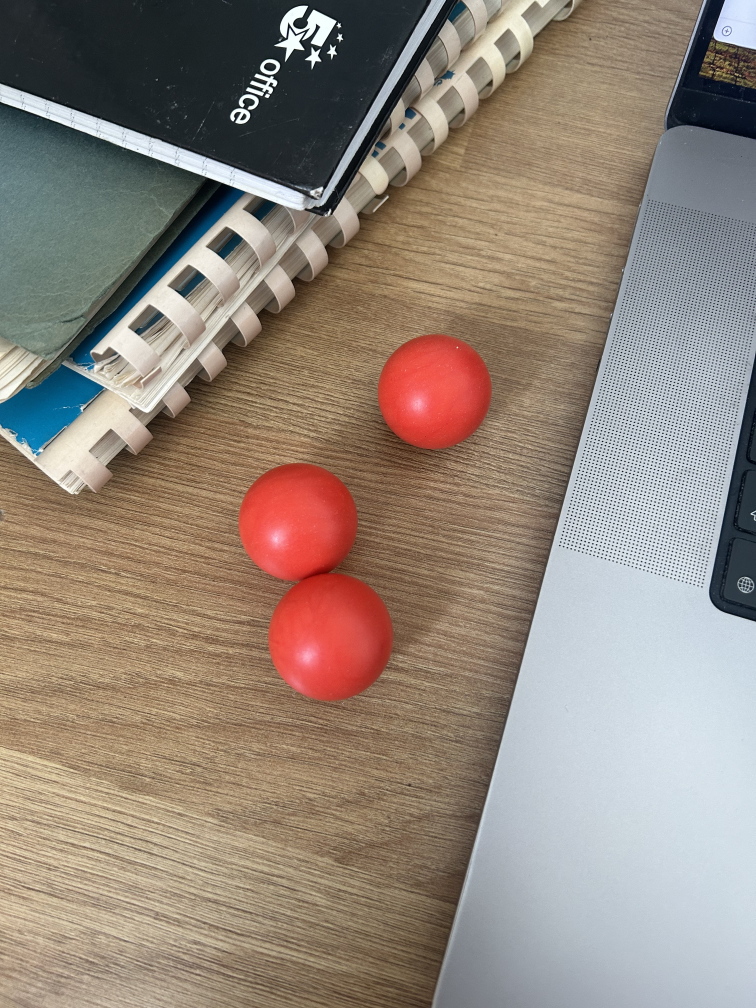
#> input picture Lecture2/IMG_2710.jpeg, 3024 x 4032 px (shown at 1/4 size)
$ jupyter execute find_red_ball_centres.ipynb
#> lines starting #> are read from the running program, lines starting #| are printed output that depends on the picture; after the words box and inside, x2 and y2 are one past the last pixel; in counts of white or black regions, pixels touching at a corner belong together
# Finding the centres of three red spherical balls

This notebook loads `IMG_2710.jpeg`, identifies the red balls and calculates their centre coordinates in pixels.

The workflow is:

1. load the image;
2. convert it from RGB to HSV colour space;
3. threshold the red hue ranges;
4. clean the binary mask;
5. use a distance transform to find one seed inside each ball;
6. separate the touching balls and calculate their centres;
7. plot and save the result.

Image coordinates use the usual convention: the origin $(0,0)$ is at the **top-left**, $x$ increases to the right and $y$ increases downwards.

## 1. Import the libraries

[cell 1]
from pathlib import Path

import cv2
import numpy as np
import matplotlib.pyplot as plt
from scipy import ndimage as ndi

## 2. Load and display the image

[cell 2]
image_path = Path("IMG_2710.jpeg")

if not image_path.exists():
    raise FileNotFoundError(
        f"Could not find {image_path.resolve()}. "
        "Place IMG_2710.jpeg in the same folder as this notebook."
    )

# OpenCV loads colour images in BGR order. Convert to RGB for plotting.
image_bgr = cv2.imread(str(image_path))
#> image_bgr is the input picture: shape (4032, 3024, 3); mean B, G, R 122.9, 134.1, 147.3
if image_bgr is None:
    raise ValueError(f"OpenCV could not read {image_path}")

image_rgb = cv2.cvtColor(image_bgr, cv2.COLOR_BGR2RGB)
height, width = image_rgb.shape[:2]
#> height = 4032; width = 3024

print(f"Image size: {width} × {height} pixels")
#| Image size: 3024 × 4032 pixels

plt.figure(figsize=(8, 10))
plt.imshow(image_rgb)
plt.title("Original image")
plt.axis("off")
plt.show()

## 3. Select the red pixels

HSV separates colour (**hue**) from saturation and brightness. Red wraps around the ends of OpenCV's hue scale, so two hue intervals are combined.

The saturation and value limits reject grey, white and very dark objects. If a different photograph has unusual lighting, these thresholds may need adjustment.

[cell 3]
hsv = cv2.cvtColor(image_bgr, cv2.COLOR_BGR2HSV)
#> hsv: shape (4032, 3024, 3); mean H, S, V 49.6, 71.1, 155

# Red occupies both the low and high ends of OpenCV's hue scale (0–179).
lower_red_1 = np.array([0, 100, 80], dtype=np.uint8)
upper_red_1 = np.array([12, 255, 255], dtype=np.uint8)
lower_red_2 = np.array([168, 100, 80], dtype=np.uint8)
upper_red_2 = np.array([179, 255, 255], dtype=np.uint8)

mask_1 = cv2.inRange(hsv, lower_red_1, upper_red_1)
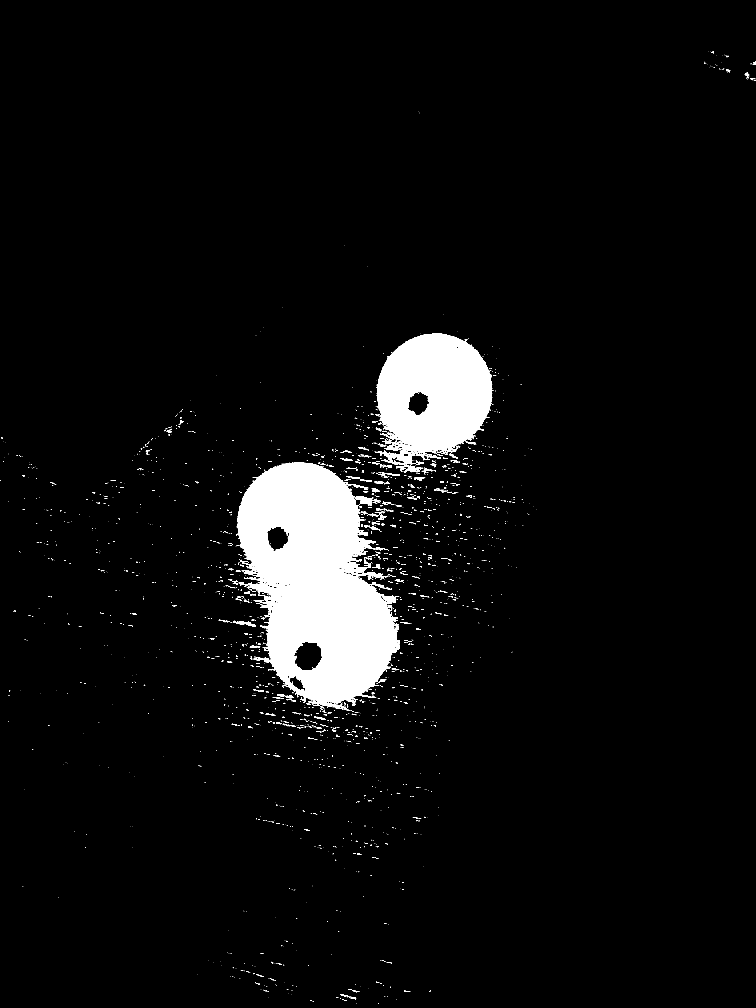
#> mask_1: shape (4032, 3024) (shown at 1/4 size); 5% white; 2748 white regions (2375 under 20 px), largest, box (x1, y1, x2, y2) and area: (947, 1849, 1600, 2838) 400154, (1501, 1334, 1975, 1857) 169405, (1614, 1870, 1680, 1890) 594
mask_2 = cv2.inRange(hsv, lower_red_2, upper_red_2)
#> mask_2: shape (4032, 3024); 0.17% white; 34 white regions (28 under 20 px), largest, box (x1, y1, x2, y2) and area: (1176, 2566, 1290, 2682) 8819, (1068, 2106, 1158, 2204) 5060, (1629, 1568, 1716, 1662) 5058, (1158, 2700, 1222, 2765) 1883, (1662, 1606, 1672, 1614) 62, (1152, 2700, 1158, 2712) 61
red_mask = cv2.bitwise_or(mask_1, mask_2)
#> red_mask: shape (4032, 3024); 5.1% white; 2717 white regions (2343 under 20 px), largest, box (x1, y1, x2, y2) and area: (947, 1849, 1600, 2838) 416085, (1501, 1334, 1975, 1857) 174501, (1614, 1870, 1680, 1890) 594

# Remove isolated pixels and fill small gaps in the balls.
opening_kernel = np.ones((7, 7), dtype=np.uint8)
closing_kernel = np.ones((15, 15), dtype=np.uint8)
red_mask = cv2.morphologyEx(red_mask, cv2.MORPH_OPEN, opening_kernel)
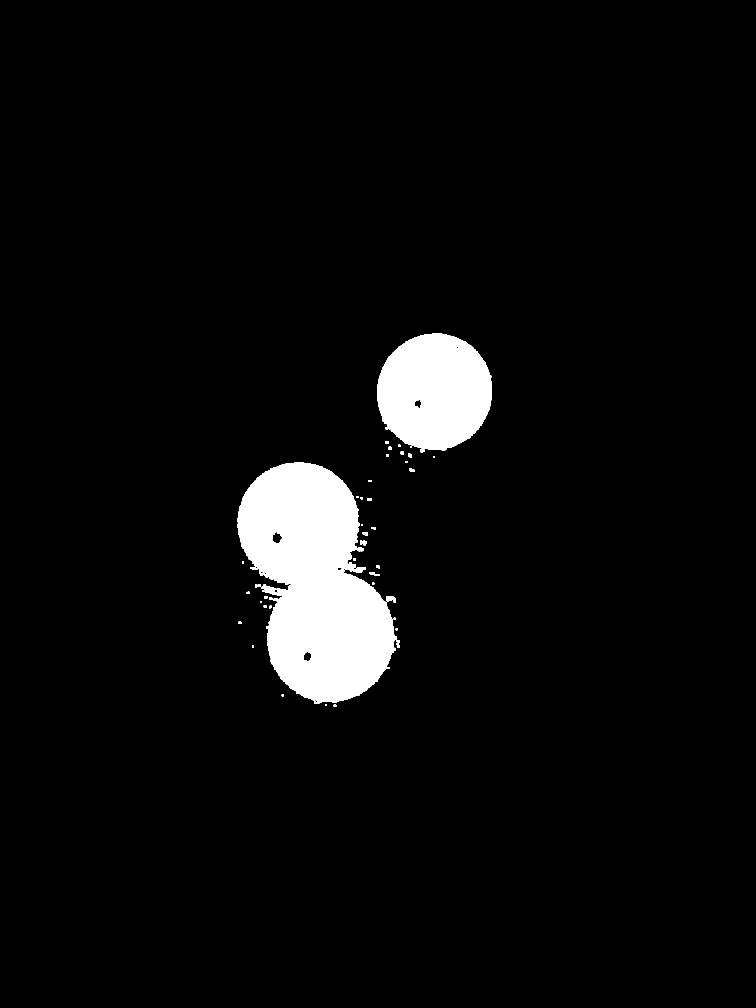
#> red_mask: shape (4032, 3024) (shown at 1/4 size); 4.7% white; 56 white regions, largest, box (x1, y1, x2, y2) and area: (949, 1850, 1582, 2811) 392535, (1509, 1334, 1968, 1801) 167389, (1423, 2268, 1464, 2292) 680
red_mask = cv2.morphologyEx(red_mask, cv2.MORPH_CLOSE, closing_kernel)
#> red_mask: shape (4032, 3024); 4.7% white; 22 white regions, largest, box (x1, y1, x2, y2) and area: (949, 1850, 1600, 2828) 402571, (1509, 1334, 1968, 1809) 168091, (1479, 2288, 1519, 2304) 360

plt.figure(figsize=(8, 10))
plt.imshow(red_mask, cmap="gray")
plt.title("Cleaned red-pixel mask")
plt.axis("off")
plt.show()

## 4. Find one seed inside each ball

Two balls touch in this photograph, so connected components alone would merge them. A distance transform assigns every red pixel its distance from the nearest background pixel. Each approximately circular ball produces a strong local maximum near its centre.

[cell 4]
distance = cv2.distanceTransform(red_mask, cv2.DIST_L2, 5)
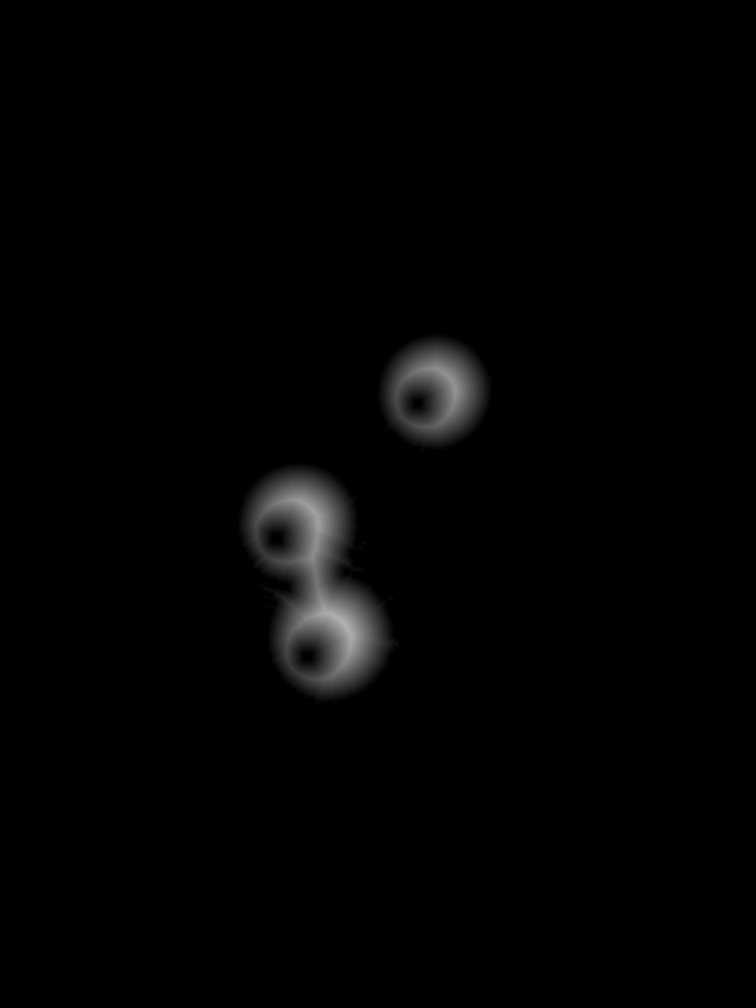
#> distance: shape (4032, 3024) float32 (shown at 1/4 size); min 0, max 179.5, mean 3

# Find well-separated local maxima. The filter size should be smaller than the
# ball diameter but larger than small variations caused by highlights.
local_maximum = ndi.maximum_filter(distance, size=301)
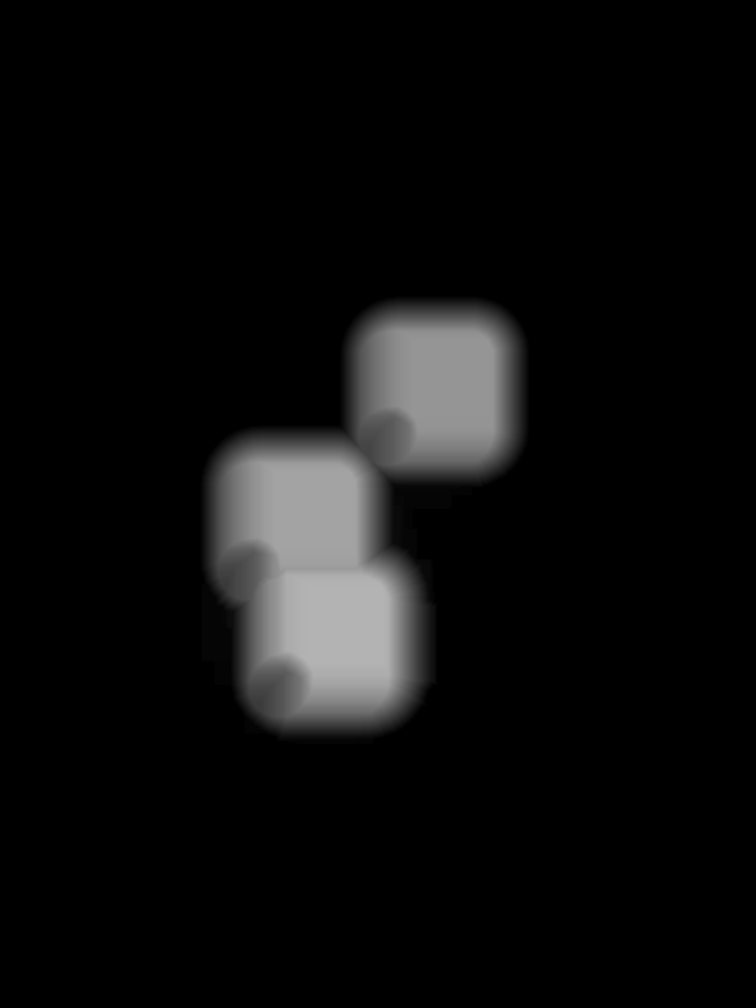
#> local_maximum: shape (4032, 3024) float32 (shown at 1/4 size); min 0, max 179.5, mean 13.1
peak_mask = (distance == local_maximum) & (distance > 100)
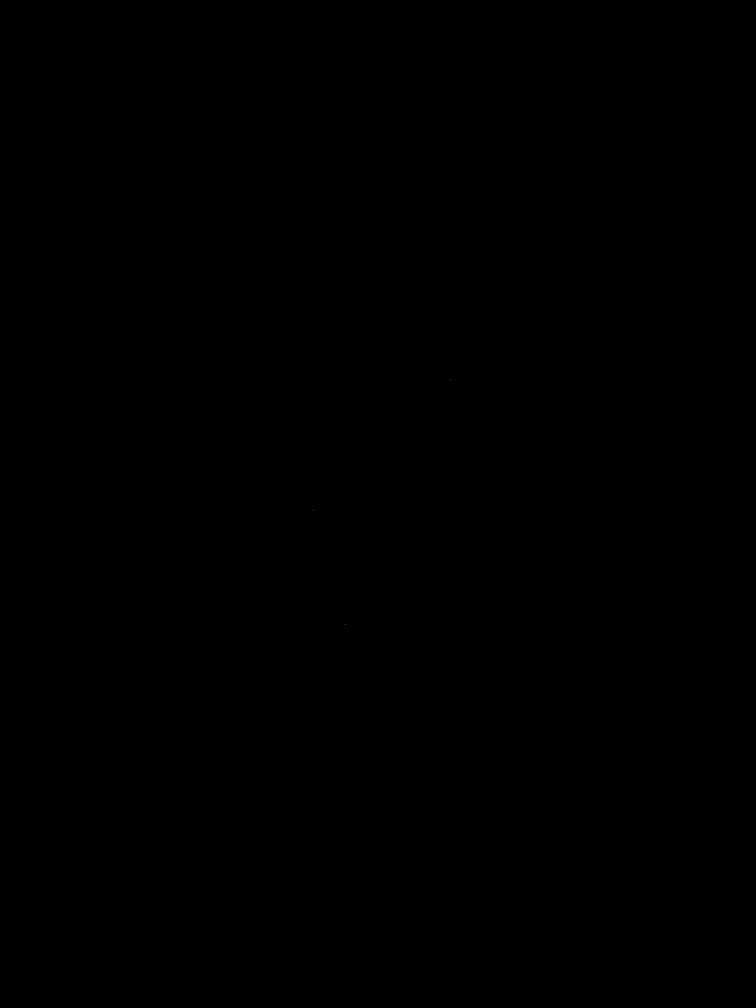
#> peak_mask: shape (4032, 3024) bool (shown at 1/4 size); 0% white in thin lines or dots, all inside (x1, y1, x2, y2) = (1252, 1516, 1804, 2499)
peak_labels, number_of_peaks = ndi.label(peak_mask)
#> peak_labels: shape (4032, 3024) int32; 4 distinct labels, from 0 to 3
#> number_of_peaks = 3

seed_centres = []
for label_number in range(1, number_of_peaks + 1):
    y_pixels, x_pixels = np.where(peak_labels == label_number)
    strongest = np.argmax(distance[y_pixels, x_pixels])
    seed_centres.append((x_pixels[strongest], y_pixels[strongest]))
#> this loop made 3 passes
#> (y_pixels, x_pixels) on passes 1 to 3: ([1516], [1803]), ([2041], [1252]), ([2498], [1380])
#> after the loop, seed_centres = [(1803, 1516), (1252, 2041), (1380, 2498)]

seed_centres = np.asarray(seed_centres, dtype=float)
#> seed_centres = [[1803, 1516], [1252, 2041], [1380, 2498]]

if len(seed_centres) != 3:
    raise RuntimeError(
        f"Expected 3 ball seeds but found {len(seed_centres)}. "
        "Adjust the HSV thresholds, peak distance threshold or maximum-filter size."
    )

print("Initial distance-transform seeds:")
print(seed_centres)
#| [[1803. 1516.]
#|  [1252. 2041.]
#|  [1380. 2498.]]

## 5. Refine the three centres

Each red pixel is assigned to its nearest seed. The centre of each resulting region is then calculated from the mean $x$ and $y$ pixel positions. This separates the two touching balls without requiring a visible gap between them.

[cell 5]
y_pixels, x_pixels = np.nonzero(red_mask)
red_coordinates = np.column_stack((x_pixels, y_pixels))
#> red_coordinates = 573440 pairs, first value 949 to 1967, second value 1334 to 2827

# Squared Euclidean distance from every red pixel to each seed.
distance_to_seeds = np.sum(
    (red_coordinates[:, None, :] - seed_centres[None, :, :]) ** 2,
    axis=2,
)
region_assignment = np.argmin(distance_to_seeds, axis=1)

centres = []
equivalent_radii = []
for region_number in range(3):
    region_pixels = red_coordinates[region_assignment == region_number]
    centre_x, centre_y = region_pixels.mean(axis=0)
    radius = np.sqrt(len(region_pixels) / np.pi)
    centres.append((centre_x, centre_y))
    equivalent_radii.append(radius)
#> this loop made 3 passes
#> (centre_x, centre_y, radius) on passes 1 to 3: (1737.2, 1569.1, 232.1), (1194.3, 2086.1, 240.6), (1320.1, 2534.5, 266.1)
#> after the loop, centres = [(1737.2, 1569.1), (1194.3, 2086.1), (1320.1, 2534.5)]; equivalent_radii = [232.1, 240.6, 266.1]

centres = np.asarray(centres)
#> centres = [[1737.2, 1569.1], [1194.3, 2086.1], [1320.1, 2534.5]]
equivalent_radii = np.asarray(equivalent_radii)

# Sort from top to bottom to give the balls a repeatable numbering.
order = np.argsort(centres[:, 1])
#> order = [0, 1, 2]
centres = centres[order]
equivalent_radii = equivalent_radii[order]

print("Detected ball centres (origin at top-left):")
for ball_number, ((centre_x, centre_y), radius) in enumerate(
    zip(centres, equivalent_radii), start=1
):
    print(
        f"Ball {ball_number}: x = {centre_x:.1f} px, "
        f"y = {centre_y:.1f} px, equivalent radius ≈ {radius:.1f} px"
    )

## 6. Display the detected centres

[cell 6]
fig, ax = plt.subplots(figsize=(8, 10))
ax.imshow(image_rgb)

colours = ["cyan", "lime", "yellow"]
for ball_number, ((centre_x, centre_y), radius, colour) in enumerate(
    zip(centres, equivalent_radii, colours), start=1
):
    circle = plt.Circle(
        (centre_x, centre_y),
        radius,
        fill=False,
        color=colour,
        linewidth=3,
    )
    ax.add_patch(circle)
    ax.plot(centre_x, centre_y, marker="+", color=colour, markersize=18, markeredgewidth=3)
    ax.text(
        centre_x + 25,
        centre_y - 25,
        f"Ball {ball_number}\n({centre_x:.0f}, {centre_y:.0f})",
        color="black",
        fontsize=11,
        weight="bold",
        bbox={"facecolor": colour, "alpha": 0.75, "edgecolor": "none", "pad": 3},
    )
#> this loop made 3 passes

ax.set_title("Detected centres of the three red balls")
ax.set_xlim(0, width)
ax.set_ylim(height, 0)
ax.set_xlabel("x coordinate (pixels)")
ax.set_ylabel("y coordinate (pixels)")
fig.tight_layout()
plt.show()
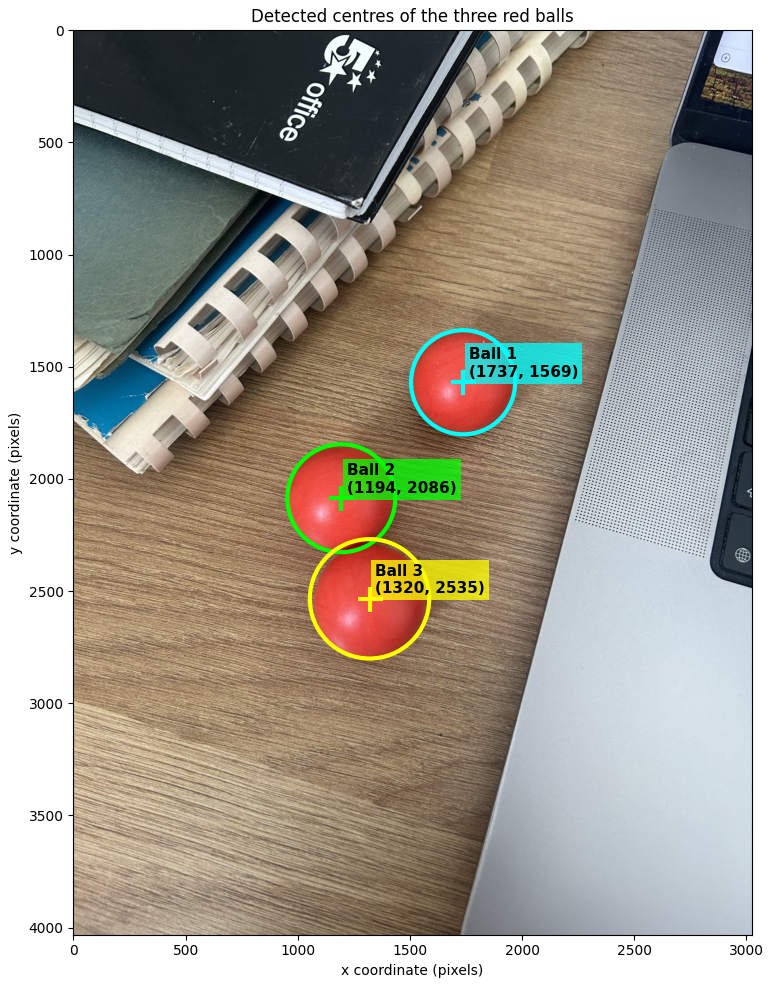
#> figure drawn by matplotlib, 1 panel
